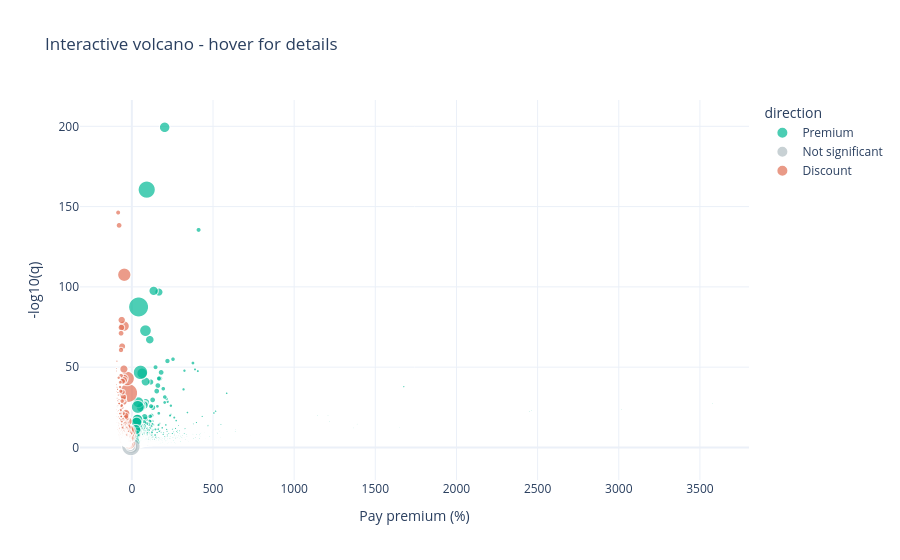

Notebook code cell kept with this figure:
### Code cell
# --- B. Volcano plot: effect size vs significance ---
v = kw.copy()
v["neglog10_q"] = -np.log10(v["q_value"].clip(lower=1e-300))
pal = {"Premium": "#00B894", "Discount": "#E17055", "Not significant": "#B2BEC3"}
fig, ax = plt.subplots(figsize=(11, 6.5))
sns.scatterplot(data=v, x="premium_pct", y="neglog10_q", hue="direction", palette=pal,
                size="n_postings", sizes=(40, 400), alpha=.75, edgecolor="white", ax=ax)
ax.axhline(-np.log10(ALPHA), ls="--", color="#636e72", lw=1); ax.axvline(0, color="#636e72", lw=1)
for _, r in pd.concat([v.nlargest(6, "premium_pct"), v.nsmallest(6, "premium_pct")]).iterrows():
    ax.annotate(r["keyword"], (r["premium_pct"], r["neglog10_q"]), xytext=(5, 5),
                textcoords="offset points", fontsize=9, fontweight="bold")
ax.set_xlabel("Pay premium (%)"); ax.set_ylabel("Significance  (-log10 FDR q-value)")
ax.set_title("Volcano plot"); ax.legend(loc="upper left", bbox_to_anchor=(1.01, 1), frameon=False)
show_fig(fig, "t1_b_volcano")

px.scatter(v, x="premium_pct", y="neglog10_q", color="direction", size="n_postings", hover_name="keyword",
           color_discrete_map=pal, labels={"premium_pct": "Pay premium (%)", "neglog10_q": "-log10(q)"},
           hover_data={"median_with": ":,.1f", "median_without": ":,.1f", "n_postings": True, "neglog10_q": False},
           title="Interactive volcano - hover for details").update_layout(template="plotly_white").show()

### Figure 1 — Plotly figure (JSON) as saved in the notebook; plotly's stock layout.template omitted (floating-point values rounded to 4 significant figures; data arrays with more than 128 entries replaced by an {"elided": "..."} marker saying what was removed)
{"data": [{"customdata": {"elided": "826x3 float values"}, "hovertemplate": "<b>%{hovertext}</b><br><br>direction=Premium<br>Pay premium (%)=%{x}<br>n_postings=%{customdata[2]}<br>median_with=%{customdata[0]:,.1f}<br>median_without=%{customdata[1]:,.1f}<extra></extra>", "hovertext": {"elided": "826 str values"}, "legendgroup": "Premium", "marker": {"color": "#00B894", "size": {"elided": "826 int values"}, "sizemode": "area", "sizeref": 19.61, "symbol": "circle"}, "mode": "markers", "name": "Premium", "showlegend": true, "type": "scattergl", "x": {"elided": "826 float values"}, "xaxis": "x", "y": {"elided": "826 float values"}, "yaxis": "y"}, {"customdata": {"elided": "1356x3 float values"}, "hovertemplate": "<b>%{hovertext}</b><br><br>direction=Not significant<br>Pay premium (%)=%{x}<br>n_postings=%{customdata[2]}<br>median_with=%{customdata[0]:,.1f}<br>median_without=%{customdata[1]:,.1f}<extra></extra>", "hovertext": {"elided": "1356 str values"}, "legendgroup": "Not significant", "marker": {"color": "#B2BEC3", "size": {"elided": "1356 int values"}, "sizemode": "area", "sizeref": 19.61, "symbol": "circle"}, "mode": "markers", "name": "Not significant", "showlegend": true, "type": "scattergl", "x": {"elided": "1356 float values"}, "xaxis": "x", "y": {"elided": "1356 float values"}, "yaxis": "y"}, {"customdata": {"elided": "650x3 float values"}, "hovertemplate": "<b>%{hovertext}</b><br><br>direction=Discount<br>Pay premium (%)=%{x}<br>n_postings=%{customdata[2]}<br>median_with=%{customdata[0]:,.1f}<br>median_without=%{customdata[1]:,.1f}<extra></extra>", "hovertext": {"elided": "650 str values"}, "legendgroup": "Discount", "marker": {"color": "#E17055", "size": {"elided": "650 int values"}, "sizemode": "area", "sizeref": 19.61, "symbol": "circle"}, "mode": "markers", "name": "Discount", "showlegend": true, "type": "scattergl", "x": {"elided": "650 float values"}, "xaxis": "x", "y": {"elided": "650 float values"}, "yaxis": "y"}], "layout": {"legend": {"itemsizing": "constant", "title": {"text": "direction"}, "tracegroupgap": 0}, "title": {"text": "Interactive volcano - hover for details"}, "xaxis": {"anchor": "y", "domain": [0, 1], "title": {"text": "Pay premium (%)"}}, "yaxis": {"anchor": "x", "domain": [0, 1], "title": {"text": "-log10(q)"}}}}
